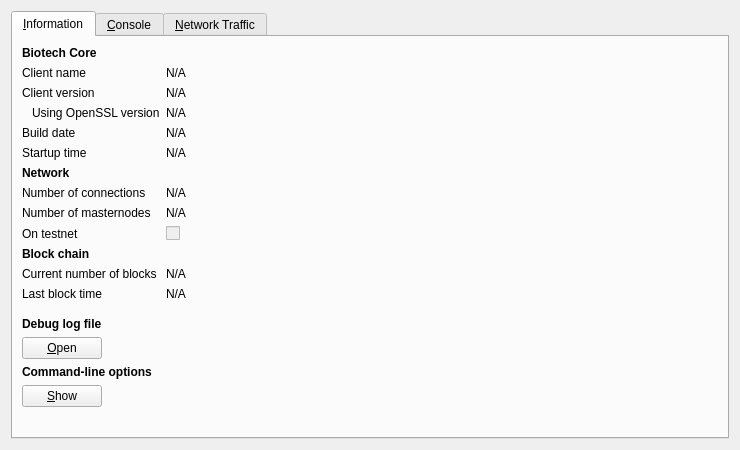
<?xml version="1.0" encoding="UTF-8"?>
<ui version="4.0">
 <class>RPCConsole</class>
 <widget class="QDialog" name="RPCConsole">
  <property name="geometry">
   <rect>
    <x>0</x>
    <y>0</y>
    <width>740</width>
    <height>450</height>
   </rect>
  </property>
  <property name="windowTitle">
   <string>Biotech - Debug window</string>
  </property>
  <layout class="QVBoxLayout" name="verticalLayout_2">
   <item>
    <widget class="QTabWidget" name="tabWidget">
     <property name="currentIndex">
      <number>0</number>
     </property>
     <widget class="QWidget" name="tab_info">
      <attribute name="title">
       <string>&amp;Information</string>
      </attribute>
      <layout class="QFormLayout" name="formLayout">
       <item row="0" column="0">
        <widget class="QLabel" name="label_9">
         <property name="font">
          <font>
           <weight>75</weight>
           <bold>true</bold>
          </font>
         </property>
         <property name="text">
          <string>Biotech Core</string>
         </property>
        </widget>
       </item>
       <item row="1" column="0">
        <widget class="QLabel" name="label_5">
         <property name="text">
          <string>Client name</string>
         </property>
        </widget>
       </item>
       <item row="1" column="1">
        <widget class="QLabel" name="clientName">
         <property name="cursor">
          <cursorShape>IBeamCursor</cursorShape>
         </property>
         <property name="text">
          <string>N/A</string>
         </property>
         <property name="textFormat">
          <enum>Qt::PlainText</enum>
         </property>
         <property name="textInteractionFlags">
          <set>Qt::LinksAccessibleByMouse|Qt::TextSelectableByKeyboard|Qt::TextSelectableByMouse</set>
         </property>
        </widget>
       </item>
       <item row="2" column="0">
        <widget class="QLabel" name="label_6">
         <property name="text">
          <string>Client version</string>
         </property>
        </widget>
       </item>
       <item row="2" column="1">
        <widget class="QLabel" name="clientVersion">
         <property name="cursor">
          <cursorShape>IBeamCursor</cursorShape>
         </property>
         <property name="text">
          <string>N/A</string>
         </property>
         <property name="textFormat">
          <enum>Qt::PlainText</enum>
         </property>
         <property name="textInteractionFlags">
          <set>Qt::LinksAccessibleByMouse|Qt::TextSelectableByKeyboard|Qt::TextSelectableByMouse</set>
         </property>
        </widget>
       </item>
       <item row="3" column="0">
        <widget class="QLabel" name="label_14">
         <property name="text">
          <string>Using OpenSSL version</string>
         </property>
         <property name="indent">
          <number>10</number>
         </property>
        </widget>
       </item>
       <item row="3" column="1">
        <widget class="QLabel" name="openSSLVersion">
         <property name="cursor">
          <cursorShape>IBeamCursor</cursorShape>
         </property>
         <property name="text">
          <string>N/A</string>
         </property>
         <property name="textFormat">
          <enum>Qt::PlainText</enum>
         </property>
         <property name="textInteractionFlags">
          <set>Qt::LinksAccessibleByMouse|Qt::TextSelectableByKeyboard|Qt::TextSelectableByMouse</set>
         </property>
        </widget>
       </item>
       <item row="4" column="0">
        <widget class="QLabel" name="label_12">
         <property name="text">
          <string>Build date</string>
         </property>
        </widget>
       </item>
       <item row="4" column="1">
        <widget class="QLabel" name="buildDate">
         <property name="cursor">
          <cursorShape>IBeamCursor</cursorShape>
         </property>
         <property name="text">
          <string>N/A</string>
         </property>
         <property name="textFormat">
          <enum>Qt::PlainText</enum>
         </property>
         <property name="textInteractionFlags">
          <set>Qt::LinksAccessibleByMouse|Qt::TextSelectableByKeyboard|Qt::TextSelectableByMouse</set>
         </property>
        </widget>
       </item>
       <item row="5" column="0">
        <widget class="QLabel" name="label_13">
         <property name="text">
          <string>Startup time</string>
         </property>
        </widget>
       </item>
       <item row="5" column="1">
        <widget class="QLabel" name="startupTime">
         <property name="cursor">
          <cursorShape>IBeamCursor</cursorShape>
         </property>
         <property name="text">
          <string>N/A</string>
         </property>
         <property name="textFormat">
          <enum>Qt::PlainText</enum>
         </property>
         <property name="textInteractionFlags">
          <set>Qt::LinksAccessibleByMouse|Qt::TextSelectableByKeyboard|Qt::TextSelectableByMouse</set>
         </property>
        </widget>
       </item>
       <item row="6" column="0">
        <widget class="QLabel" name="label_11">
         <property name="font">
          <font>
           <weight>75</weight>
           <bold>true</bold>
          </font>
         </property>
         <property name="text">
          <string>Network</string>
         </property>
        </widget>
       </item>
       <item row="7" column="0">
        <widget class="QLabel" name="label_7">
         <property name="text">
          <string>Number of connections</string>
         </property>
        </widget>
       </item>
       <item row="7" column="1">
        <widget class="QLabel" name="numberOfConnections">
         <property name="cursor">
          <cursorShape>IBeamCursor</cursorShape>
         </property>
         <property name="text">
          <string>N/A</string>
         </property>
         <property name="textFormat">
          <enum>Qt::PlainText</enum>
         </property>
         <property name="textInteractionFlags">
          <set>Qt::LinksAccessibleByMouse|Qt::TextSelectableByKeyboard|Qt::TextSelectableByMouse</set>
         </property>
        </widget>
       </item>
       <item row="8" column="0">
        <widget class="QLabel" name="label_15">
         <property name="text">
          <string>Number of masternodes</string>
         </property>
        </widget>
       </item>
       <item row="8" column="1">
        <widget class="QLabel" name="masternodeCount">
         <property name="cursor">
          <cursorShape>IBeamCursor</cursorShape>
         </property>
         <property name="text">
          <string>N/A</string>
         </property>
         <property name="textFormat">
          <enum>Qt::PlainText</enum>
         </property>
         <property name="textInteractionFlags">
          <set>Qt::LinksAccessibleByMouse|Qt::TextSelectableByKeyboard|Qt::TextSelectableByMouse</set>
         </property>
        </widget>
       </item>
       <item row="9" column="0">
        <widget class="QLabel" name="label_8">
         <property name="text">
          <string>On testnet</string>
         </property>
        </widget>
       </item>
       <item row="9" column="1">
        <widget class="QCheckBox" name="isTestNet">
         <property name="enabled">
          <bool>false</bool>
         </property>
         <property name="text">
          <string/>
         </property>
        </widget>
       </item>
       <item row="10" column="0">
        <widget class="QLabel" name="label_10">
         <property name="font">
          <font>
           <weight>75</weight>
           <bold>true</bold>
          </font>
         </property>
         <property name="text">
          <string>Block chain</string>
         </property>
        </widget>
       </item>
       <item row="11" column="0">
        <widget class="QLabel" name="label_3">
         <property name="text">
          <string>Current number of blocks</string>
         </property>
        </widget>
       </item>
       <item row="11" column="1">
        <widget class="QLabel" name="numberOfBlocks">
         <property name="cursor">
          <cursorShape>IBeamCursor</cursorShape>
         </property>
         <property name="text">
          <string>N/A</string>
         </property>
         <property name="textFormat">
          <enum>Qt::PlainText</enum>
         </property>
         <property name="textInteractionFlags">
          <set>Qt::LinksAccessibleByMouse|Qt::TextSelectableByKeyboard|Qt::TextSelectableByMouse</set>
         </property>
        </widget>
       </item>
       <item row="12" column="0">
        <widget class="QLabel" name="label_2">
         <property name="text">
          <string>Last block time</string>
         </property>
        </widget>
       </item>
       <item row="12" column="1">
        <widget class="QLabel" name="lastBlockTime">
         <property name="cursor">
          <cursorShape>IBeamCursor</cursorShape>
         </property>
         <property name="text">
          <string>N/A</string>
         </property>
         <property name="textFormat">
          <enum>Qt::PlainText</enum>
         </property>
         <property name="textInteractionFlags">
          <set>Qt::LinksAccessibleByMouse|Qt::TextSelectableByKeyboard|Qt::TextSelectableByMouse</set>
         </property>
        </widget>
       </item>
       <item row="13" column="0">
        <spacer name="verticalSpacer_2">
         <property name="orientation">
          <enum>Qt::Vertical</enum>
         </property>
         <property name="sizeHint" stdset="0">
          <size>
           <width>20</width>
           <height>10</height>
          </size>
         </property>
        </spacer>
       </item>
       <item row="14" column="0">
        <widget class="QLabel" name="labelDebugLogfile">
         <property name="font">
          <font>
           <weight>75</weight>
           <bold>true</bold>
          </font>
         </property>
         <property name="text">
          <string>Debug log file</string>
         </property>
        </widget>
       </item>
       <item row="15" column="0">
        <widget class="QPushButton" name="openDebugLogfileButton">
         <property name="toolTip">
          <string>Open the Biotech debug log file from the current data directory. This can take a few seconds for large log files.</string>
         </property>
         <property name="text">
          <string>&amp;Open</string>
         </property>
         <property name="autoDefault">
          <bool>false</bool>
         </property>
        </widget>
       </item>
       <item row="16" column="0">
        <widget class="QLabel" name="labelCLOptions">
         <property name="font">
          <font>
           <weight>75</weight>
           <bold>true</bold>
          </font>
         </property>
         <property name="text">
          <string>Command-line options</string>
         </property>
        </widget>
       </item>
       <item row="17" column="0">
        <widget class="QPushButton" name="showCLOptionsButton">
         <property name="toolTip">
          <string>Show the Biotech-Qt help message to get a list with possible Biotech command-line options.</string>
         </property>
         <property name="text">
          <string>&amp;Show</string>
         </property>
         <property name="autoDefault">
          <bool>false</bool>
         </property>
        </widget>
       </item>
       <item row="18" column="0">
        <spacer name="verticalSpacer">
         <property name="orientation">
          <enum>Qt::Vertical</enum>
         </property>
         <property name="sizeHint" stdset="0">
          <size>
           <width>20</width>
           <height>20</height>
          </size>
         </property>
        </spacer>
       </item>
      </layout>
     </widget>
     <widget class="QWidget" name="tab_console">
      <attribute name="title">
       <string>&amp;Console</string>
      </attribute>
      <layout class="QGridLayout" name="gridLayout">
       <item row="0" column="0">
        <widget class="QTextEdit" name="messagesWidget">
         <property name="minimumSize">
          <size>
           <width>0</width>
           <height>100</height>
          </size>
         </property>
         <property name="readOnly">
          <bool>true</bool>
         </property>
         <property name="tabKeyNavigation" stdset="0">
          <bool>false</bool>
         </property>
         <property name="columnCount" stdset="0">
          <number>2</number>
         </property>
        </widget>
       </item>
       <item row="1" column="0">
        <layout class="QHBoxLayout" name="horizontalLayout">
         <property name="spacing">
          <number>3</number>
         </property>
         <item>
          <widget class="QPushButton" name="copyButton">
           <property name="maximumSize">
            <size>
             <width>24</width>
             <height>24</height>
            </size>
           </property>
           <property name="toolTip">
            <string>Copy to clipboard</string>
           </property>
           <property name="text">
            <string/>
           </property>
           <property name="icon">
            <iconset resource="../bitcoin.qrc">
             <normaloff>:/icons/editcopy</normaloff>:/icons/editcopy</iconset>
           </property>
           <property name="shortcut">
            <string notr="true">Ctrl+L</string>
           </property>
           <property name="autoDefault">
            <bool>false</bool>
           </property>
          </widget>
         </item>
         <item>
          <widget class="QLabel" name="label">
           <property name="text">
            <string notr="true">&gt;</string>
           </property>
          </widget>
         </item>
         <item>
          <widget class="QLineEdit" name="lineEdit"/>
         </item>
         <item>
          <widget class="QToolButton" name="pasteButton">
           <property name="sizePolicy">
            <sizepolicy hsizetype="Minimum" vsizetype="Fixed">
             <horstretch>0</horstretch>
             <verstretch>0</verstretch>
            </sizepolicy>
           </property>
           <property name="minimumSize">
            <size>
             <width>24</width>
             <height>24</height>
            </size>
           </property>
           <property name="maximumSize">
            <size>
             <width>24</width>
             <height>24</height>
            </size>
           </property>
           <property name="toolTip">
            <string>Paste from clipboard</string>
           </property>
           <property name="text">
            <string/>
           </property>
           <property name="icon">
            <iconset resource="../bitcoin.qrc">
             <normaloff>:/icons/editpaste</normaloff>:/icons/editpaste</iconset>
           </property>
           <property name="shortcut">
            <string>Alt+P</string>
           </property>
          </widget>
         </item>
        </layout>
       </item>
      </layout>
     </widget>
     <widget class="QWidget" name="tab">
      <attribute name="title">
       <string>&amp;Network Traffic</string>
      </attribute>
      <layout class="QHBoxLayout" name="horizontalLayout_3">
       <item>
        <layout class="QVBoxLayout" name="verticalLayout_4">
         <item>
          <widget class="TrafficGraphWidget" name="trafficGraph" native="true">
           <property name="sizePolicy">
            <sizepolicy hsizetype="Expanding" vsizetype="Expanding">
             <horstretch>0</horstretch>
             <verstretch>0</verstretch>
            </sizepolicy>
           </property>
          </widget>
         </item>
         <item>
          <layout class="QHBoxLayout" name="horizontalLayout_2">
           <item>
            <widget class="QSlider" name="sldGraphRange">
             <property name="minimum">
              <number>1</number>
             </property>
             <property name="maximum">
              <number>288</number>
             </property>
             <property name="pageStep">
              <number>12</number>
             </property>
             <property name="value">
              <number>6</number>
             </property>
             <property name="orientation">
              <enum>Qt::Horizontal</enum>
             </property>
            </widget>
           </item>
           <item>
            <widget class="QLabel" name="lblGraphRange">
             <property name="minimumSize">
              <size>
               <width>100</width>
               <height>0</height>
              </size>
             </property>
             <property name="alignment">
              <set>Qt::AlignCenter</set>
             </property>
            </widget>
           </item>
           <item>
            <widget class="QPushButton" name="btnClearTrafficGraph">
             <property name="text">
              <string>&amp;Clear</string>
             </property>
            </widget>
           </item>
          </layout>
         </item>
        </layout>
       </item>
       <item>
        <layout class="QVBoxLayout" name="verticalLayout">
         <item>
          <widget class="QGroupBox" name="groupBox">
           <property name="title">
            <string>Totals</string>
           </property>
           <layout class="QVBoxLayout" name="verticalLayout_5">
            <item>
             <layout class="QHBoxLayout" name="horizontalLayout_4">
              <item>
               <widget class="Line" name="line">
                <property name="sizePolicy">
                 <sizepolicy hsizetype="Fixed" vsizetype="Fixed">
                  <horstretch>0</horstretch>
                  <verstretch>0</verstretch>
                 </sizepolicy>
                </property>
                <property name="minimumSize">
                 <size>
                  <width>10</width>
                  <height>0</height>
                 </size>
                </property>
                <property name="palette">
                 <palette>
                  <active>
                   <colorrole role="Light">
                    <brush brushstyle="SolidPattern">
                     <color alpha="255">
                      <red>0</red>
                      <green>255</green>
                      <blue>0</blue>
                     </color>
                    </brush>
                   </colorrole>
                  </active>
                  <inactive>
                   <colorrole role="Light">
                    <brush brushstyle="SolidPattern">
                     <color alpha="255">
                      <red>0</red>
                      <green>255</green>
                      <blue>0</blue>
                     </color>
                    </brush>
                   </colorrole>
                  </inactive>
                  <disabled>
                   <colorrole role="Light">
                    <brush brushstyle="SolidPattern">
                     <color alpha="255">
                      <red>0</red>
                      <green>255</green>
                      <blue>0</blue>
                     </color>
                    </brush>
                   </colorrole>
                  </disabled>
                 </palette>
                </property>
                <property name="orientation">
                 <enum>Qt::Horizontal</enum>
                </property>
               </widget>
              </item>
              <item>
               <widget class="QLabel" name="label_16">
                <property name="text">
                 <string>In:</string>
                </property>
               </widget>
              </item>
              <item>
               <widget class="QLabel" name="lblBytesIn">
                <property name="minimumSize">
                 <size>
                  <width>50</width>
                  <height>0</height>
                 </size>
                </property>
                <property name="alignment">
                 <set>Qt::AlignRight|Qt::AlignTrailing|Qt::AlignVCenter</set>
                </property>
               </widget>
              </item>
             </layout>
            </item>
            <item>
             <layout class="QHBoxLayout" name="horizontalLayout_5">
              <item>
               <widget class="Line" name="line_2">
                <property name="sizePolicy">
                 <sizepolicy hsizetype="Fixed" vsizetype="Fixed">
                  <horstretch>0</horstretch>
                  <verstretch>0</verstretch>
                 </sizepolicy>
                </property>
                <property name="minimumSize">
                 <size>
                  <width>10</width>
                  <height>0</height>
                 </size>
                </property>
                <property name="palette">
                 <palette>
                  <active>
                   <colorrole role="Light">
                    <brush brushstyle="SolidPattern">
                     <color alpha="255">
                      <red>255</red>
                      <green>0</green>
                      <blue>0</blue>
                     </color>
                    </brush>
                   </colorrole>
                  </active>
                  <inactive>
                   <colorrole role="Light">
                    <brush brushstyle="SolidPattern">
                     <color alpha="255">
                      <red>255</red>
                      <green>0</green>
                      <blue>0</blue>
                     </color>
                    </brush>
                   </colorrole>
                  </inactive>
                  <disabled>
                   <colorrole role="Light">
                    <brush brushstyle="SolidPattern">
                     <color alpha="255">
                      <red>255</red>
                      <green>0</green>
                      <blue>0</blue>
                     </color>
                    </brush>
                   </colorrole>
                  </disabled>
                 </palette>
                </property>
                <property name="orientation">
                 <enum>Qt::Horizontal</enum>
                </property>
               </widget>
              </item>
              <item>
               <widget class="QLabel" name="label_17">
                <property name="text">
                 <string>Out:</string>
                </property>
               </widget>
              </item>
              <item>
               <widget class="QLabel" name="lblBytesOut">
                <property name="minimumSize">
                 <size>
                  <width>50</width>
                  <height>0</height>
                 </size>
                </property>
                <property name="alignment">
                 <set>Qt::AlignRight|Qt::AlignTrailing|Qt::AlignVCenter</set>
                </property>
               </widget>
              </item>
             </layout>
            </item>
            <item>
             <spacer name="verticalSpacer_4">
              <property name="orientation">
               <enum>Qt::Vertical</enum>
              </property>
              <property name="sizeHint" stdset="0">
               <size>
                <width>20</width>
                <height>407</height>
               </size>
              </property>
             </spacer>
            </item>
           </layout>
          </widget>
         </item>
        </layout>
       </item>
      </layout>
     </widget>
    </widget>
   </item>
  </layout>
 </widget>
 <customwidgets>
  <customwidget>
   <class>TrafficGraphWidget</class>
   <extends>QWidget</extends>
   <header>trafficgraphwidget.h</header>
   <container>1</container>
   <slots>
    <slot>clear()</slot>
   </slots>
  </customwidget>
 </customwidgets>
 <resources>
  <include location="../bitcoin.qrc"/>
 </resources>
 <connections/>
</ui>
